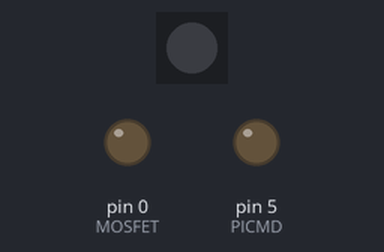
This sketch was run on a simulated Arduino Uno, built with avr-gcc and run on an emulated ATmega328P. Parts: 1 RGB LEDs in strip order, left to right, output pins drawn as LEDs (lit = HIGH). Dim RGB values are drawn brighter than linear.

Above: at 0.1 s.
At 5.1 s:
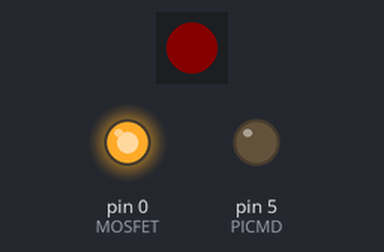
At 7.1 s:
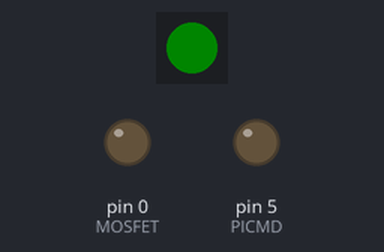
Timing chart, 0 to 8.6 s (numbered marks = the images above):
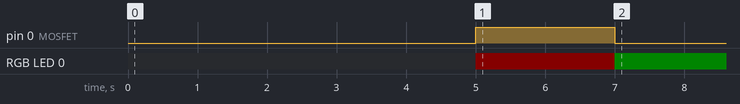

The sketch:

PowerManagement_attiny84.ino
```cpp
#include <APA102.h>
const uint8_t dataPin = 7;
const uint8_t clockPin = 8;
APA102<dataPin, clockPin> ledStrip;
const uint16_t ledCount = 1;
rgb_color colors[ledCount];


//#define POWSWITCH 10
#define PICMD 5 // Command to let Pi know intent to shutdown. Goes High when System should be shutdown
#define PIRX 2 //  Command from Pi. Will be low during operation of Pi. Will go high when Pi has been safely shut down


const int MOSFET = 0;
const int powerSwitch = 10;
const int  softSwitch = 9;
uint32_t startTime = millis();
int flag = 0;

int PowerState = 0; //assume power is off
int MOSFET_State = 0;//start with MOSFET Disabled
int Invrt_pow = 1;//Drive P-Channel MOSFETs low to turn on. set to 1 to invert MOSFET control output. Else, 0 to make "On" Logic 1.


uint32_t timeToWait_Max = 120; //Maximum number of seconds to wait before turning off system
uint32_t timeToWait_AfterOff = 10; //Number of seconds to wait after system sent OK to power off

void turnMOSFEToff(int invertOut)
{

    colors[0].red = 255;
    colors[0].green = 0;
    colors[0].blue = 0;

      // turn Power off:
    MOSFET_State = 0;
    PowerState = 0;


    if(invertOut)
     digitalWrite(MOSFET, 1);
    else
     digitalWrite(MOSFET, MOSFET_State);

    ledStrip.write(colors, ledCount, 1);
    delay(2000);

}

void turnMOSFETon(int invertOut){
      // turn Power on:
    MOSFET_State = 1;
    PowerState = 1;

    colors[0].red = 0;
    colors[0].green = 255;
    colors[0].blue = 0;
    ledStrip.write(colors, ledCount, 1);


    if(invertOut)
     digitalWrite(MOSFET, 0);
    else
     digitalWrite(MOSFET, MOSFET_State);


    delay(10000);


}

int PiIsOn()
{
 int j =0;
 for(j=0;j<10;j++)
 {
  if(digitalRead(PIRX) == LOW)
   return(1);
  else
   delay(50);
 }

 return(0);
}

int powerSwitchOn(){
  int i = 0;
  int j = 0;
  int flag = 0;

  for(i=0;i<10;i++)
    if (digitalRead(powerSwitch) == 0 )
	    flag += 1;


  if (flag >= 10)
    return 1;
   else
    return 0;
 }

void setup()
{

	delay(5000);

   pinMode(dataPin, OUTPUT);
   pinMode(clockPin, OUTPUT);

   pinMode(powerSwitch, INPUT);//Set Power Switch Pin as input
   //digitalWrite(powerSwitch, HIGH); //Enable Pull Up Resistor


  pinMode(MOSFET, OUTPUT);//Set MOSFET Control as an output
  turnMOSFEToff(Invrt_pow); //Turn off MOSFET
  pinMode(PICMD, OUTPUT);//Set Pi CMD as an output
  digitalWrite(PICMD, LOW);

  pinMode(PIRX, INPUT);//Set Pi RX as an input
  //digitalWrite(PIRX, HIGH); //Enable Pull Up Resistor


  turnMOSFETon(Invrt_pow);

}

void loop()
{
  /*
  if ( (PowerState == 0) && powerSwitchOn() ) // If power is Off AND power Switch is On
     turnMOSFETon(Invrt_pow); //Turn On System Power

  else if ( PowerState && (powerSwitchOn() == 0) ) //If Power Is On, but Power Switch is NOT in the on state...
  {
    digitalWrite(PICMD, HIGH);//Initialize Pi to shutdown
    startTime = millis();

    if (PiIsOn() == 1){ //Assume Pi is notifying power controller of it's state. Use this to know when to shut down
     while ( (millis() < (startTime + ( (timeToWait_Max - timeToWait_AfterOff) * 1000)))  && PiIsOn() );//Wait Maximum time until Pi Turns off
      delay(timeToWait_AfterOff * 1000);//After Pi Turns off, wait specified ammount of time
      }

    else
      delay(timeToWait_Max * 1000);//Wait Maximum Ammount of time

    digitalWrite(PICMD, LOW);
    turnMOSFEToff(Invrt_pow);//Turn Off System Power

    delay(500);
   }
   */

delay(10);
}
```
